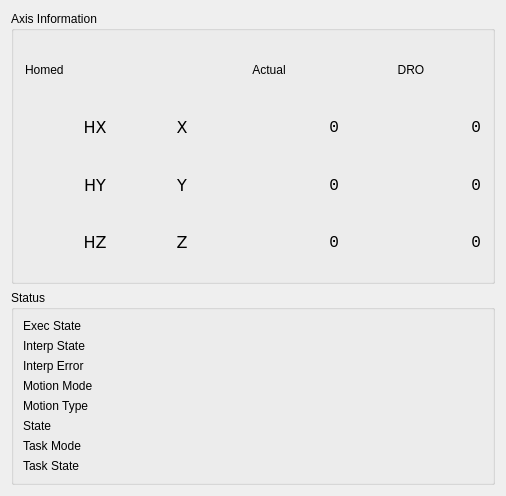
        <widget class="QWidget" name="tab_15">
         <attribute name="title">
          <string>DRO</string>
         </attribute>
         <layout class="QGridLayout" name="gridLayout_28">
          <item row="0" column="0">
           <widget class="QGroupBox" name="groupBox_17">
            <property name="minimumSize">
             <size>
              <width>480</width>
              <height>273</height>
             </size>
            </property>
            <property name="maximumSize">
             <size>
              <width>550</width>
              <height>273</height>
             </size>
            </property>
            <property name="title">
             <string>Axis Information</string>
            </property>
            <layout class="QGridLayout" name="gridLayout_27">
             <item row="0" column="0">
              <layout class="QVBoxLayout" name="verticalLayout_33">
               <item>
                <layout class="QGridLayout" name="gridLayout_26">
                 <property name="leftMargin">
                  <number>2</number>
                 </property>
                 <property name="topMargin">
                  <number>2</number>
                 </property>
                 <property name="rightMargin">
                  <number>2</number>
                 </property>
                 <property name="bottomMargin">
                  <number>2</number>
                 </property>
                 <property name="spacing">
                  <number>2</number>
                 </property>
                 <item row="2" column="0">
                  <widget class="QLabel" name="home_lb_1">
                   <property name="minimumSize">
                    <size>
                     <width>140</width>
                     <height>30</height>
                    </size>
                   </property>
                   <property name="font">
                    <font>
                     <family>DejaVu Sans</family>
                     <pointsize>12</pointsize>
                    </font>
                   </property>
                   <property name="frameShape">
                    <enum>QFrame::NoFrame</enum>
                   </property>
                   <property name="text">
                    <string>HY</string>
                   </property>
                   <property name="alignment">
                    <set>Qt::AlignCenter</set>
                   </property>
                  </widget>
                 </item>
                 <item row="0" column="2">
                  <widget class="QLabel" name="actual">
                   <property name="minimumSize">
                    <size>
                     <width>140</width>
                     <height>30</height>
                    </size>
                   </property>
                   <property name="text">
                    <string>Actual</string>
                   </property>
                   <property name="alignment">
                    <set>Qt::AlignCenter</set>
                   </property>
                  </widget>
                 </item>
                 <item row="2" column="1">
                  <widget class="QLabel" name="label_y">
                   <property name="minimumSize">
                    <size>
                     <width>30</width>
                     <height>30</height>
                    </size>
                   </property>
                   <property name="font">
                    <font>
                     <family>DejaVu Sans</family>
                     <pointsize>12</pointsize>
                    </font>
                   </property>
                   <property name="text">
                    <string>Y</string>
                   </property>
                   <property name="alignment">
                    <set>Qt::AlignCenter</set>
                   </property>
                  </widget>
                 </item>
                 <item row="1" column="0">
                  <widget class="QLabel" name="home_lb_0">
                   <property name="minimumSize">
                    <size>
                     <width>140</width>
                     <height>30</height>
                    </size>
                   </property>
                   <property name="font">
                    <font>
                     <family>DejaVu Sans</family>
                     <pointsize>12</pointsize>
                    </font>
                   </property>
                   <property name="frameShape">
                    <enum>QFrame::NoFrame</enum>
                   </property>
                   <property name="text">
                    <string>HX</string>
                   </property>
                   <property name="alignment">
                    <set>Qt::AlignCenter</set>
                   </property>
                  </widget>
                 </item>
                 <item row="0" column="3">
                  <widget class="QLabel" name="dro">
                   <property name="minimumSize">
                    <size>
                     <width>140</width>
                     <height>30</height>
                    </size>
                   </property>
                   <property name="text">
                    <string>DRO</string>
                   </property>
                   <property name="alignment">
                    <set>Qt::AlignCenter</set>
                   </property>
                  </widget>
                 </item>
                 <item row="2" column="3">
                  <widget class="QLabel" name="dro_lb_y">
                   <property name="minimumSize">
                    <size>
                     <width>140</width>
                     <height>30</height>
                    </size>
                   </property>
                   <property name="font">
                    <font>
                     <family>Monospace</family>
                     <pointsize>12</pointsize>
                    </font>
                   </property>
                   <property name="text">
                    <string>0</string>
                   </property>
                   <property name="alignment">
                    <set>Qt::AlignRight|Qt::AlignTrailing|Qt::AlignVCenter</set>
                   </property>
                  </widget>
                 </item>
                 <item row="2" column="2">
                  <widget class="QLabel" name="actual_lb_y">
                   <property name="minimumSize">
                    <size>
                     <width>140</width>
                     <height>30</height>
                    </size>
                   </property>
                   <property name="font">
                    <font>
                     <family>Monospace</family>
                     <pointsize>12</pointsize>
                    </font>
                   </property>
                   <property name="text">
                    <string>0</string>
                   </property>
                   <property name="alignment">
                    <set>Qt::AlignRight|Qt::AlignTrailing|Qt::AlignVCenter</set>
                   </property>
                  </widget>
                 </item>
                 <item row="0" column="0">
                  <widget class="QLabel" name="homed">
                   <property name="minimumSize">
                    <size>
                     <width>140</width>
                     <height>30</height>
                    </size>
                   </property>
                   <property name="text">
                    <string>Homed</string>
                   </property>
                  </widget>
                 </item>
                 <item row="1" column="3">
                  <widget class="QLabel" name="dro_lb_x">
                   <property name="minimumSize">
                    <size>
                     <width>140</width>
                     <height>30</height>
                    </size>
                   </property>
                   <property name="font">
                    <font>
                     <family>Monospace</family>
                     <pointsize>12</pointsize>
                    </font>
                   </property>
                   <property name="text">
                    <string>0</string>
                   </property>
                   <property name="alignment">
                    <set>Qt::AlignRight|Qt::AlignTrailing|Qt::AlignVCenter</set>
                   </property>
                  </widget>
                 </item>
                 <item row="1" column="1">
                  <widget class="QLabel" name="label_x">
                   <property name="minimumSize">
                    <size>
                     <width>30</width>
                     <height>30</height>
                    </size>
                   </property>
                   <property name="font">
                    <font>
                     <family>DejaVu Sans</family>
                     <pointsize>12</pointsize>
                    </font>
                   </property>
                   <property name="text">
                    <string>X</string>
                   </property>
                   <property name="alignment">
                    <set>Qt::AlignCenter</set>
                   </property>
                  </widget>
                 </item>
                 <item row="1" column="2">
                  <widget class="QLabel" name="actual_lb_x">
                   <property name="minimumSize">
                    <size>
                     <width>140</width>
                     <height>30</height>
                    </size>
                   </property>
                   <property name="font">
                    <font>
                     <family>Monospace</family>
                     <pointsize>12</pointsize>
                    </font>
                   </property>
                   <property name="text">
                    <string>0</string>
                   </property>
                   <property name="alignment">
                    <set>Qt::AlignRight|Qt::AlignTrailing|Qt::AlignVCenter</set>
                   </property>
                  </widget>
                 </item>
                 <item row="3" column="0">
                  <widget class="QLabel" name="home_lb_2">
                   <property name="minimumSize">
                    <size>
                     <width>140</width>
                     <height>30</height>
                    </size>
                   </property>
                   <property name="font">
                    <font>
                     <family>DejaVu Sans</family>
                     <pointsize>12</pointsize>
                    </font>
                   </property>
                   <property name="frameShape">
                    <enum>QFrame::NoFrame</enum>
                   </property>
                   <property name="text">
                    <string>HZ</string>
                   </property>
                   <property name="alignment">
                    <set>Qt::AlignCenter</set>
                   </property>
                  </widget>
                 </item>
                 <item row="3" column="1">
                  <widget class="QLabel" name="label_z">
                   <property name="minimumSize">
                    <size>
                     <width>30</width>
                     <height>30</height>
                    </size>
                   </property>
                   <property name="font">
                    <font>
                     <family>DejaVu Sans</family>
                     <pointsize>12</pointsize>
                    </font>
                   </property>
                   <property name="text">
                    <string>Z</string>
                   </property>
                   <property name="alignment">
                    <set>Qt::AlignCenter</set>
                   </property>
                  </widget>
                 </item>
                 <item row="3" column="2">
                  <widget class="QLabel" name="actual_lb_z">
                   <property name="minimumSize">
                    <size>
                     <width>140</width>
                     <height>30</height>
                    </size>
                   </property>
                   <property name="font">
                    <font>
                     <family>Monospace</family>
                     <pointsize>12</pointsize>
                    </font>
                   </property>
                   <property name="text">
                    <string>0</string>
                   </property>
                   <property name="alignment">
                    <set>Qt::AlignRight|Qt::AlignTrailing|Qt::AlignVCenter</set>
                   </property>
                  </widget>
                 </item>
                 <item row="3" column="3">
                  <widget class="QLabel" name="dro_lb_z">
                   <property name="minimumSize">
                    <size>
                     <width>140</width>
                     <height>30</height>
                    </size>
                   </property>
                   <property name="font">
                    <font>
                     <family>Monospace</family>
                     <pointsize>12</pointsize>
                    </font>
                   </property>
                   <property name="text">
                    <string>0</string>
                   </property>
                   <property name="alignment">
                    <set>Qt::AlignRight|Qt::AlignTrailing|Qt::AlignVCenter</set>
                   </property>
                  </widget>
                 </item>
                </layout>
               </item>
              </layout>
             </item>
            </layout>
           </widget>
          </item>
          <item row="1" column="0">
           <widget class="QGroupBox" name="groupBox_24">
            <property name="title">
             <string>Status</string>
            </property>
            <layout class="QGridLayout" name="gridLayout_9">
             <item row="6" column="1">
              <widget class="QLabel" name="task_mode_lb">
               <property name="text">
                <string/>
               </property>
              </widget>
             </item>
             <item row="0" column="1">
              <widget class="QLabel" name="exec_state_lb">
               <property name="text">
                <string/>
               </property>
              </widget>
             </item>
             <item row="3" column="1">
              <widget class="QLabel" name="motion_mode_lb">
               <property name="text">
                <string/>
               </property>
              </widget>
             </item>
             <item row="4" column="0">
              <widget class="QLabel" name="label_17">
               <property name="text">
                <string>Motion Type</string>
               </property>
              </widget>
             </item>
             <item row="2" column="0">
              <widget class="QLabel" name="label_15">
               <property name="text">
                <string>Interp Error</string>
               </property>
              </widget>
             </item>
             <item row="1" column="1">
              <widget class="QLabel" name="interp_state_lb">
               <property name="text">
                <string/>
               </property>
              </widget>
             </item>
             <item row="2" column="1">
              <widget class="QLabel" name="interpreter_errcode_lb">
               <property name="text">
                <string/>
               </property>
              </widget>
             </item>
             <item row="0" column="0">
              <widget class="QLabel" name="label_13">
               <property name="text">
                <string>Exec State</string>
               </property>
              </widget>
             </item>
             <item row="7" column="0">
              <widget class="QLabel" name="label_19">
               <property name="text">
                <string>Task State</string>
               </property>
              </widget>
             </item>
             <item row="7" column="1">
              <widget class="QLabel" name="task_state_lb">
               <property name="text">
                <string/>
               </property>
              </widget>
             </item>
             <item row="1" column="0">
              <widget class="QLabel" name="label_21">
               <property name="text">
                <string>Interp State</string>
               </property>
              </widget>
             </item>
             <item row="3" column="0">
              <widget class="QLabel" name="label_32">
               <property name="text">
                <string>Motion Mode</string>
               </property>
              </widget>
             </item>
             <item row="4" column="1">
              <widget class="QLabel" name="motion_type_lb">
               <property name="text">
                <string/>
               </property>
              </widget>
             </item>
             <item row="6" column="0">
              <widget class="QLabel" name="label_33">
               <property name="text">
                <string>Task Mode</string>
               </property>
              </widget>
             </item>
             <item row="5" column="1">
              <widget class="QLabel" name="state_lb">
               <property name="text">
                <string/>
               </property>
              </widget>
             </item>
             <item row="5" column="0">
              <widget class="QLabel" name="label_34">
               <property name="text">
                <string>State</string>
               </property>
              </widget>
             </item>
            </layout>
           </widget>
          </item>
         </layout>
        </widget>
